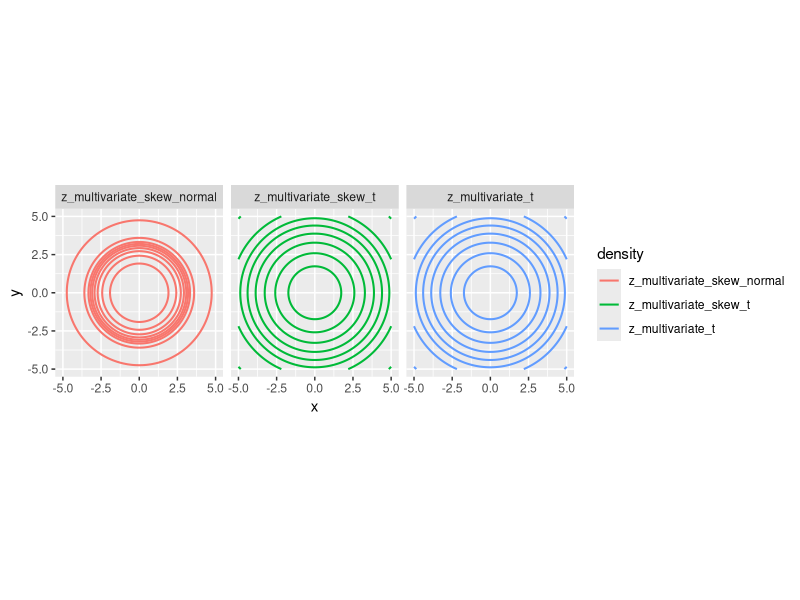
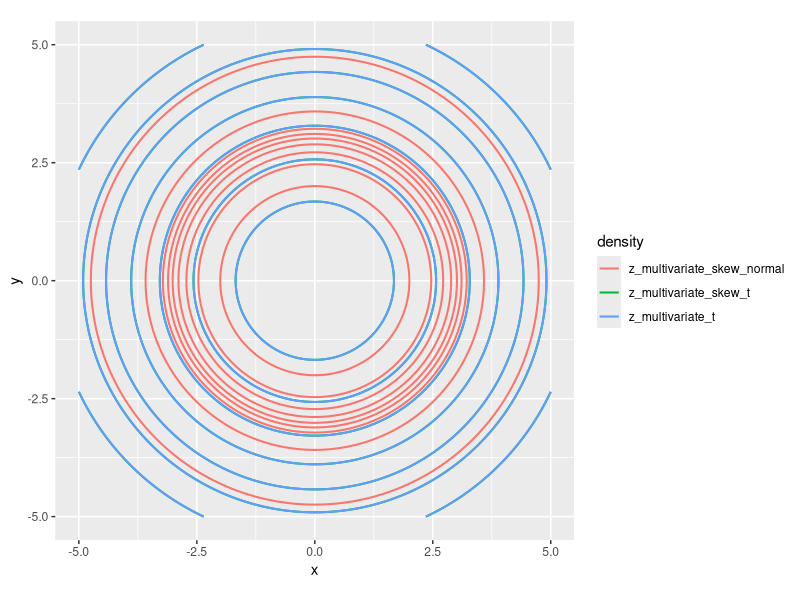
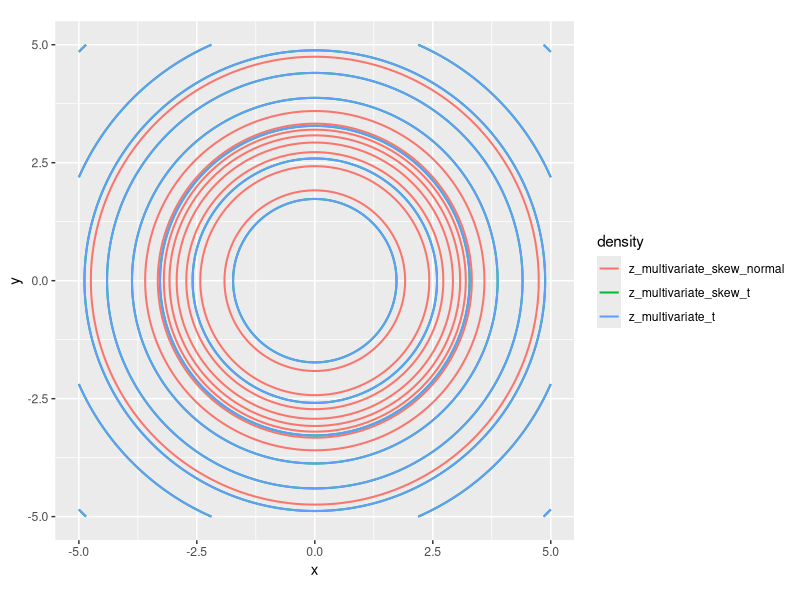
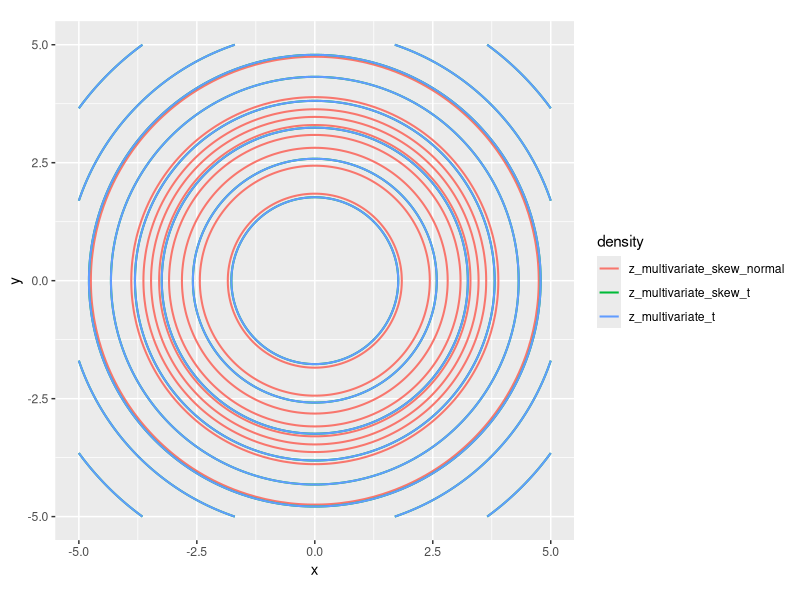
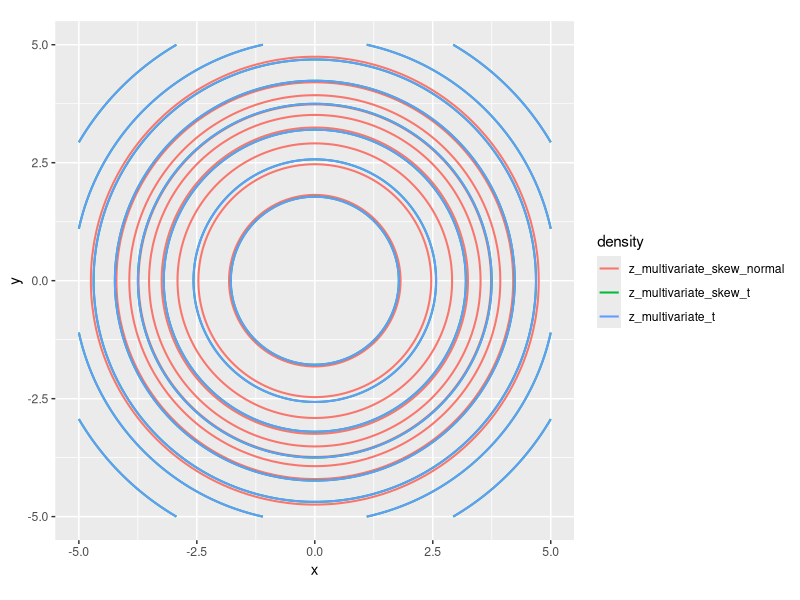
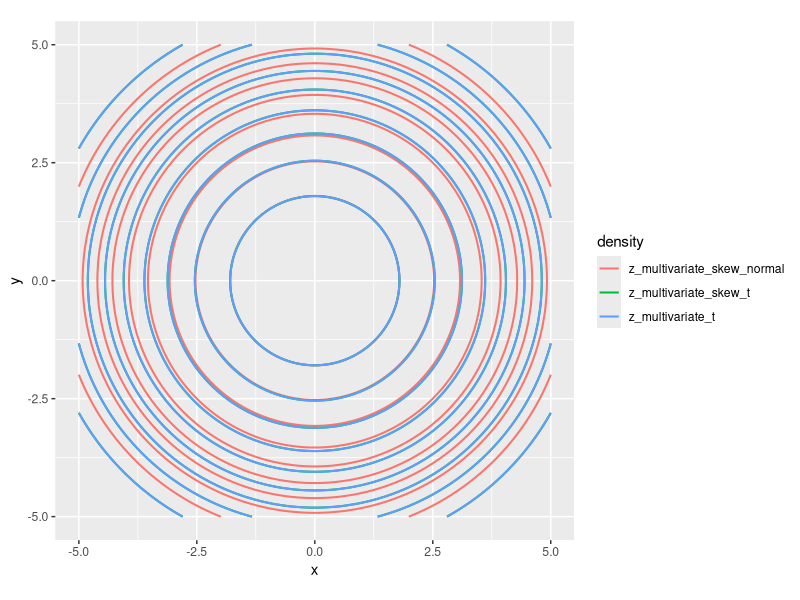
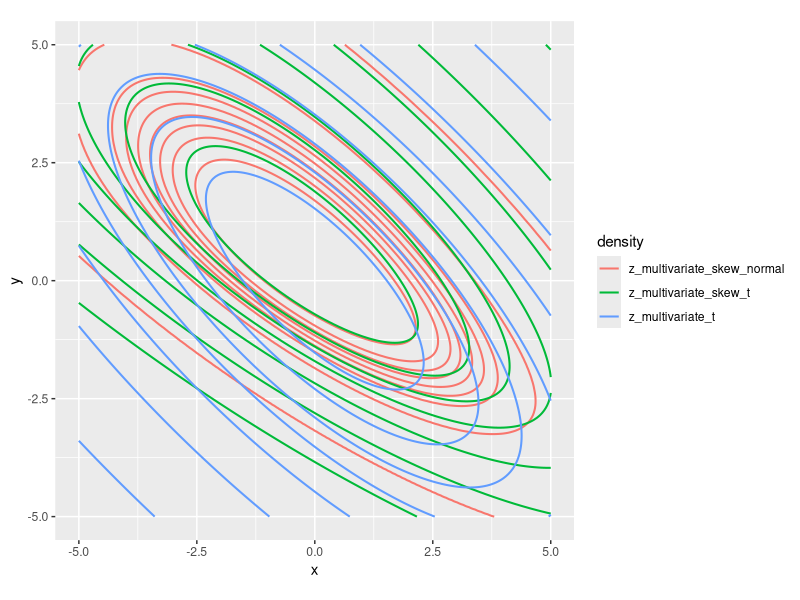
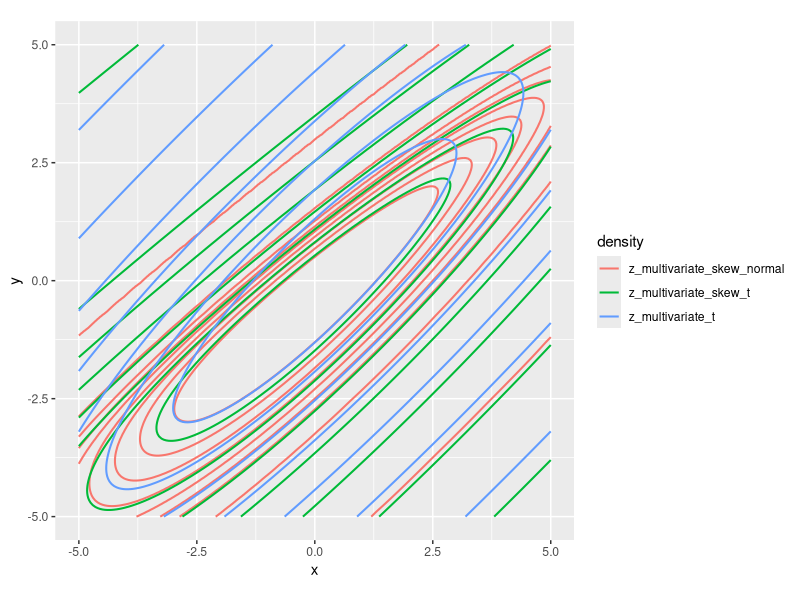

These charts were generated, in order, by the following R code:
## ---- chunk 1
knitr::opts_chunk$set(echo = TRUE)
## ---- chunk 2
# install.packages("sn")
# install.packages("mvtnorm")
library(sn)
library(mvtnorm)
library(tidyverse)


  #### Set params ----

mu <- c(0,0)
rho_12 <- -0.75
sigma <- matrix(c(1, rho_12,
                  rho_12, 1), 2, 2)
alpha <- c(5, -2)
df <- 15

  #### function to input params -> output plots ----

#' Function to make plots
#' 
#' @param mu integer vector, the mean of the distributions
#' @param sigma integer matrix, the covariance or scale matrix
#' @param alpha integer vector, skew parameter
#' @param df integer, degrees of freedom 
make_contour_plots_func <- function(mu, sigma, alpha, df) {

  x <- seq(-5, 5, 0.05)
  y <- seq(-5, 5, 0.05)
  
    # skewed multivariate normal
  # f_dmsn <- function(x, y) { 
  #   sn::dmsn(cbind(x, y), xi =  mu, Omega = sigma, alpha = alpha) 
  # }
  # 
  #   # multivariate t
  # f_dmvt <-  function(x, y) { 
  #   sn::dmsn(cbind(x, y), xi =  mu, Omega = sigma, alpha = alpha) 
  # }
  
    # skewed multivariate t
  
  # f_dmst <- function(x, y) { 
  #   sn::dmst(cbind(x, y), xi =  mu, Omega = sigma, alpha = alpha, nu = df) 
  # }
  
  grid_df <- density_df <- data.frame(expand_grid(x, y))
  
    # multivariate skew normal
  density_df$z_multivariate_skew_normal <- sn::dmsn(grid_df, xi = mu, Omega = sigma, alpha = alpha)
  
    # multivariate t
  density_df$z_multivariate_t  <- mvtnorm::dmvt(grid_df, delta = mu, sigma = sigma, df = df, log = FALSE)
  
    # mutlivariate skew t
  density_df$z_multivariate_skew_t <- dmst(grid_df, xi = mu, Omega = sigma, alpha = alpha, nu = df)
  
  density_df_long <- pivot_longer(density_df, cols = 3:5, names_to = "density", values_to = "z")
  
    # make constant breaks to examine contour curves at the same level
  contour_breaks <- quantile(density_df_long$z[density_df_long$z > 0],
                 probs = seq(0.1, 0.9, by = 0.1))

  
  
  
  density_grid_plot <- ggplot(data = density_df_long,
                              aes(x = x,
                                  y = y,
                                  z = z,
                                  group = density,
                                  color = density)) +
    geom_contour(breaks = contour_breaks, linewidth = 0.7, na.rm = TRUE) +
    facet_wrap(~density) +
    theme(aspect.ratio = 1)
  
  return( density_grid_plot )
}

# rho_12 <- -0.75

  #### Make plots ----


  # We know that mu is simply where the distribution will be, I will fix it at (0,0)
  # additionally, I will keep the variance mostly constant throughout to focus on 
  # df and alpha.

  # For alpha, I will make 4 sets of plots, where the two alpha points
  # will cover all quadrant combinations

  # For df, I will increase it slowly, I will also use this opportunity to
  # observe a changing sigma matrix

  # Baseline -- distributions collapse into MVN
make_contour_plots_func(mu = c(0,0),
                        sigma = matrix(c(1, 0,
                                         0, 1), 2, 2),
                        alpha = c(0, 0),
                        df = 2)
  # df = 1
a <- make_contour_plots_func(mu = c(0,0),
                        sigma = matrix(c(1, 0,
                                         0, 1), 2, 2),
                        alpha = c(0, 0),
                        df = 1)
a$facet <- ggplot2::facet_null()
a
  # df = 2
b <- make_contour_plots_func(mu = c(0,0),
                        sigma = matrix(c(1, 0,
                                         0, 1), 2, 2),
                        alpha = c(0, 0),
                        df = 2)
b$facet <- ggplot2::facet_null()
b
  # df = 5
c <- make_contour_plots_func(mu = c(0,0),
                        sigma = matrix(c(1, 0,
                                         0, 1), 2, 2),
                        alpha = c(0, 0),
                        df = 5)
c$facet <- ggplot2::facet_null()
c
# df = 10
d <- make_contour_plots_func(mu = c(0,0),
                        sigma = matrix(c(1, 0,
                                         0, 1), 2, 2),
                        alpha = c(0, 0),
                        df = 10)
d$facet <- ggplot2::facet_null()
d
# df = 100
e <- make_contour_plots_func(mu = c(0,0),
                        sigma = matrix(c(1, 0,
                                         0, 1), 2, 2),
                        alpha = c(0, 0),
                        df = 100)
e$facet <- ggplot2::facet_null()
e

  # For the multivariate t, (without alpha, the multivariate skew t collapses
  # into the multivariate t), as df increases, the probability rings begin to 
  # coincide with the values of the multivariate skew distribution (which, is
  # collapsed into the normal multivariate distribution with the alpha parameter
  # set to 0). When df is small, the peak at the mean of the multivariate normal is 
  # taller than the multivariate t, as a result, the slope leading up to it
  # sharply decreases faster than the multivariate normal, and it doesn't have as
  # much height as the multivariate t distribution, as we increase the distance
  # from mu. 

  # Let covariance & scale matrices vary a bit, increase df, hold alpha constant
  # Temporarily removing the facet feature to observe the affect of df

x <- make_contour_plots_func(mu = c(0,0),
                        sigma = matrix(c(1, -0.75,
                                         -0.75, 1), 2, 2),
                        alpha = c(1, 2),
                        df = 2)
x$facet <- ggplot2::facet_null()
x
  # 
y <- make_contour_plots_func(mu = c(0,0),
                        sigma = matrix(c(1, 0.9,
                                         0.9, 1), 2, 2),
                        alpha = c(3, -4),
                        df = 8)

y$facet <- ggplot2::facet_null()
y

z <- make_contour_plots_func(mu = c(0,0),
                        sigma = matrix(c(1, 0,
                                         0, 1), 2, 2),
                        alpha = c(2, 0),
                        df = 15)

z$facet <- ggplot2::facet_null()
z

  # With alpha in effect, we can compare the multivariate skew t with the
  # with the multivariate skew normal. As we noticed earlier, the peak of the
  # multivariate skew normal distribution is still higher than the multivariate skew
  # t, but in the tails, with low df, the multivaraite skew t has a 
  # higher z value, otherwise the skew parameter seems to be more strongly
  # affecting the multivariate skew t, and, pulling the density out further
  # towards the "magnet" point. 

  # Play with alpha and covariance a bit
make_contour_plots_func(mu = c(0,0),
                        sigma = matrix(c(3, 2.5,
                                         2.5, 4), 2, 2),
                        alpha = c(-3, -1),
                        df = 2)

make_contour_plots_func(mu = c(1,1),
                        sigma = matrix(c(0.5, -0.5,
                                         -0.5, 2), 2, 2),
                        alpha = c(0, -3),
                        df = 2)


  # Let alpha vary across all 4 quadrants of (x,y) space
make_contour_plots_func(mu = c(0,0),
                        sigma = matrix(c(2, -0.2,
                                         -0.2, 0.5), 2, 2),
                        alpha = c(10, -10),
                        df = 5)

make_contour_plots_func(mu = c(0,0),
                        sigma = matrix(c(1.5, -1.2,
                                         -1.2, 3), 2, 2),
                        alpha = c(-5, -2),
                        df = 10)

make_contour_plots_func(mu = c(0,0),
                        sigma = matrix(c(1, 0,
                                         0, 1), 2, 2),
                        alpha = c(-10, 5),
                        df = 100)

make_contour_plots_func(mu = c(0,0),
                        sigma = matrix(c(0.8, 0,
                                         0, 3), 2, 2),
                        alpha = c(5, 2),
                        df = 1)
  # Alpha controls the skew parameter for the multivariate normal and multivariate skew t.
  # Observe that as we let alpha move into each quadrant, the coordinate pair acts as a repelling force for the distribution, and "attracts" the density towards from the source point. for example, for alpha = c(x = 5,y = -2), the distribution is 'stretched' such that it has a larger x range towards 5, and it is also pulled toward a lower y range, toward -2. Observe that, essentially a line is made in a fashion not so different than a rise over run situation, when |a| is high, and the density drops off sharply at this line, however, the density, though "thin" is spread very far out after this drop off.
  
